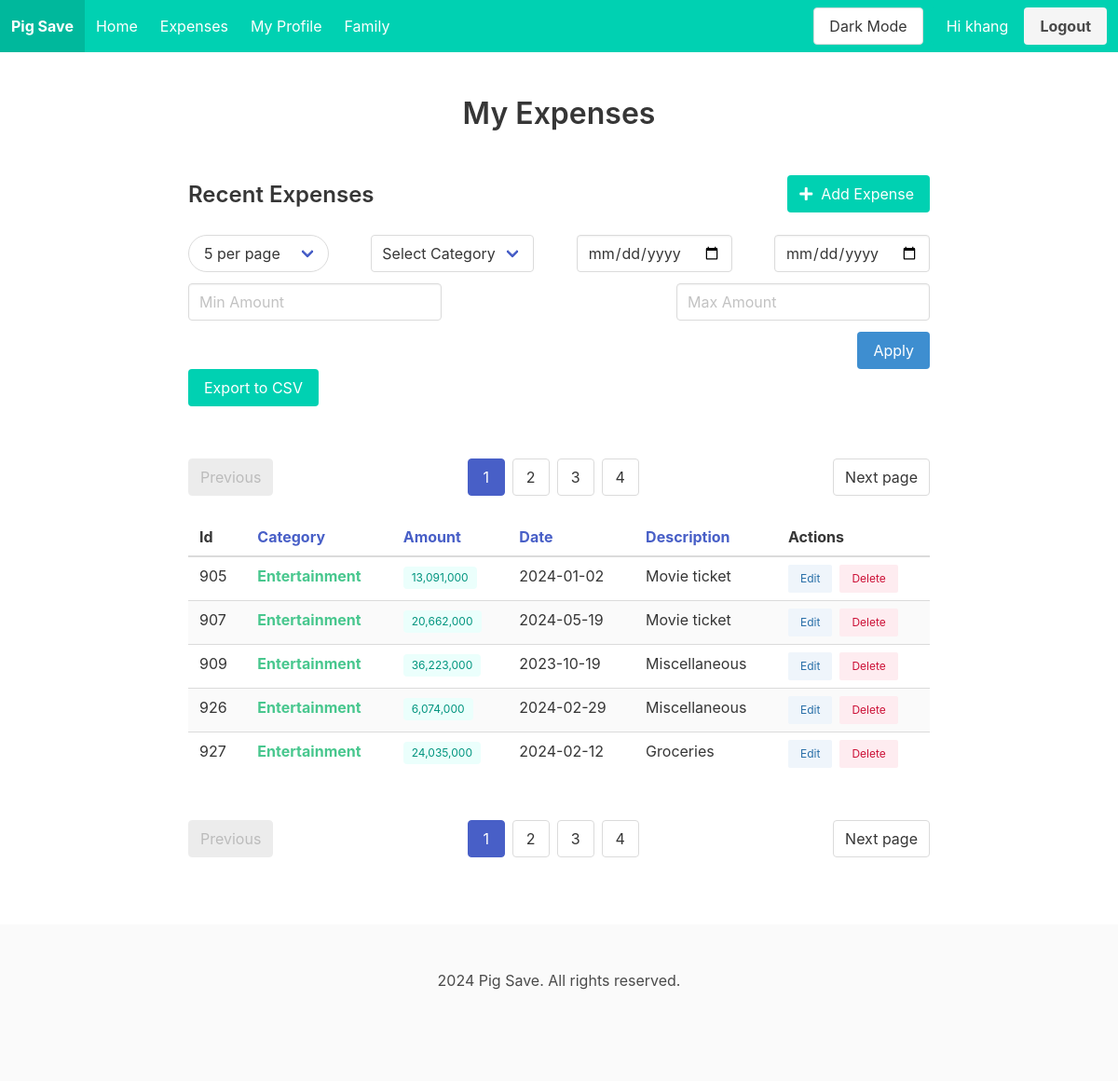
The page /expenses?sort_by=category&sort_order=asc&page=1&size=5 (signed in) on the database its author committed.
### tables this page shows
CREATE TABLE users (
            id INTEGER PRIMARY KEY AUTOINCREMENT,
            username TEXT NOT NULL UNIQUE,
            name TEXT,
            password TEXT NOT NULL
        , language VARCHAR(2), age VARCHAR(3));

CREATE TABLE expenses (
            id INTEGER PRIMARY KEY AUTOINCREMENT,
            user_id INTEGER NOT NULL,
            amount REAL NOT NULL,
            category TEXT,
            description TEXT,
            date TEXT NOT NULL,
           FOREIGN KEY (user_id) REFERENCES users (id)
        );

### routes.py (the view)
@routes.route('/expenses')
@login_required
def expenses():
    user_id = current_user.id
    page = request.args.get('page', 1, type=int)
    size = request.args.get('size', 5, type=int)
    sort_by = request.args.get('sort_by', 'date')
    sort_order = request.args.get('sort_order', 'asc')
    filters = {key: request.args.get(key) for key in ['category', 'start_date', 'end_date', 'min_amount', 'max_amount']}
    expenses, total_expenses = Expense.get_expenses(user_id, page, size, filters, sort_by, sort_order)
    total_pages = math.ceil(total_expenses / size)
    max_pages_displayed = 4
    start_page = max(1, page - 2)
    end_page = min(total_pages, start_page + max_pages_displayed - 1)
    if end_page - start_page < max_pages_displayed - 1:
        start_page = max(1, end_page - max_pages_displayed + 1)
    return render_template('expense/list.html',
                           expenses=expenses,
                           page=page,
                           total_pages=total_pages,
                           end_page=end_page,
                           start_page=start_page,
                           filters=filters,
                           size=size,
                           sort_by=sort_by,
                           sort_order=sort_order)

### main.py (called while the page is built)
@app.before_request
def load_user_language():
    if current_user.is_authenticated:
        conn = sqlite3.connect('pig_save.db')
        cursor = conn.cursor()
        cursor.execute("SELECT language FROM users WHERE id = ?", (current_user.id,))
        result = cursor.fetchone()
        print(f'langauge: {result}')
        if result:
            g.language = result[0]
        else:
            g.language = 'en'

def get_locale():
    language = getattr(g, 'language', 'en')
    return language

@login_manager.user_loader
def load_user(id):
    from models.user import User
    return User.getUser(id)

### models/user.py (called while the page is built)
    def getUser(user_id):
        conn = sqlite3.connect('pig_save.db')
        cursor = conn.cursor()
        cursor.execute('SELECT id, username, name, language, age FROM users WHERE id = ?', (user_id,))
        user = cursor.fetchone()
        conn.close()
        if user:
            return User(user[0], user[1], user[2], user[3], user[4])
        return None

### templates/expense/list.html (shortened to what this page needs)
{% extends "base.html" %}
{% block content %}
<section class="section">
  <div class="container">
    <div class="columns is-centered">
      <div class="column is-10">
        <h1 class="title has-text-centered is-3 mb-6">My Expenses</h1>
        <div class="level">
          <div class="level-left">
            <div class="level-item">
              <h2 class="title is-4">Recent Expenses</h2>
            </div>
          </div>
          <div class="level-right">
            <div class="level-item">
              <button id="openExpenseDialog" class="button is-primary">
                <span class="icon">
                  <i class="fas fa-plus"></i>
                </span>
                <span>Add Expense</span>
              </button>
            </div>
          </div>
        </div>
          <form method="get" action="{{ url_for('main.expenses') }}" class="mb-5 filter-form">
            <div class="field is-grouped is-justify-content-space-between is-grouped-multiline is-flex-wrap-wrap">
                <div class="control">
                    <div class="select is-rounded">
                      <select name="size" id="size" onchange="this.form.submit()">
                        <option value="5" {% if size == 5 %}selected{% endif %}>5 per page</option>
                      </select>
                    </div>
                  </div>
                <div class="control">
                  <div class="select">
                    <select name="category">
                        <option value="">Select Category</option>
                    </select>
                  </div>
                </div>
                <div class="control">
                  <input class="input" type="date" name="start_date" value="{{ filters.start_date }}" placeholder="Start Date">
                </div>
                <div class="control">
                  <input class="input" type="date" name="end_date" value="{{ filters.end_date }}" placeholder="End Date">
                </div>
                <div class="control">
                  <input class="input" type="number" step="10000" name="min_amount" placeholder="Min Amount" value="{{ filters.min_amount }}">
                </div>
                <div class="control">
                  <input class="input" type="number" step="10000" name="max_amount" placeholder="Max Amount" value="{{ filters.max_amount }}">
                </div>
            </div>
            <div class="control is-flex is-justify-content-flex-end">
                <button type="submit" class="button is-info">Apply</button>
            </div>
            <div class="buttons">
              <a class="button is-primary" href="{{ url_for('main.export_expenses_csv') }}">
                  Export to CSV
              </a>
          </div>
            <nav class="pagination is-centered mt-6" role="navigation">
                <a class="pagination-previous" {% if page > 1 %}href="{{ url_for('main.expenses', page=page-1, size=size, sort_order=sort_order, sort_by=sort_by) }}"{% else %}disabled{% endif %}>Previous</a>
                <a class="pagination-next" {% if page < total_pages %}href="{{ url_for('main.expenses', page=page+1, size=size, sort_order=sort_order, sort_by=sort_by) }}"{% else %}disabled{% endif %}>Next page</a>
                <ul class="pagination-list">
                  {% for p in range(start_page, end_page + 1) %}
                    <li>
                      <a class="pagination-link {% if p == page %}is-current{% endif %}" href="{{ url_for('main.expenses', page=p, size=size, sort_order=sort_order, sort_by=sort_by) }}">{{ p }}</a>
                    </li>
                  {% endfor %}
                </ul>
              </nav>
            <div class="table-container">
              <table class="table is-striped is-hoverable is-fullwidth">
                <thead>
                    <tr>
                      <th>
                        Id
                      </th>
                      <th>
                        <a href="{{ url_for('main.expenses', sort_by='category', sort_order='desc' if sort_by == 'category' and sort_order == 'asc' else 'asc', page=page, size=size, **filters) }}">
                          Category
                        </a>
                      </th>
                      <th>
                        <a href="{{ url_for('main.expenses', sort_by='amount', sort_order='desc' if sort_by == 'amount' and sort_order == 'asc' else 'asc', page=page, size=size, **filters) }}">
                          Amount
                        </a>
                      </th>
                      <th>
                        <a href="{{ url_for('main.expenses', sort_by='date', sort_order='desc' if sort_by == 'date' and sort_order == 'asc' else 'asc', page=page, size=size, **filters) }}">
                            Date
                          </a>
                      </th>
                      <th>
                        <a href="{{ url_for('main.expenses', sort_by='description', sort_order='desc' if sort_by == 'description' and sort_order == 'asc' else 'asc', page=page, size=size, **filters) }}">
                          Description
                        </a>
                      </th>
                      <th>Actions</th>
                    </tr>
                  </thead>
                {% if expenses %}
                <tbody>
                  {% for expense in expenses %}
                    <tr>
                      <td>{{ expense[0] }}</td>
                      <td>
                        <strong class="has-text-success">{{ expense[3] }}</strong>
                      </td>
                      <td>
                        <span class="tag is-primary is-light">{{ '{:,.0f}'.format(expense[2]) }}</span>
                      </td>
                      <td>{{ expense[5] }}</td>
                      <td>{{ expense[4] }}</td>
                      <td>
                        <div class="buttons are-small">
                            <button type="button" class="button is-info is-light" onclick="editExpense('{{ expense[0] }}', '{{ expense[4] }}', '{{ expense[3] }}', '{{ expense[5] }}', '{{ expense[2] }}')">Edit</button>
                            <button type="button" class="button is-danger is-light" onclick="deleteExpense('{{ expense[0] }}')">Delete</button>
                        </div>
                      </td>
                    </tr>
                  {% endfor %}
                  {% else %}
                  <td colspan="5" class="has-text-centered is-centered is-size-4 is-bold">No records</td>
                </div>
            {% endif %}
                </tbody>
              </table>
            </div>
            <nav class="pagination is-centered mt-6" role="navigation" >
              <a class="pagination-previous" {% if page > 1 %}href="{{ url_for('main.expenses', page=page-1, size=size, sort_order=sort_order, sort_by=sort_by) }}"{% else %}disabled{% endif %}>Previous</a>
              <a class="pagination-next" {% if page < total_pages %}href="{{ url_for('main.expenses', page=page+1, size=size, sort_order=sort_order, sort_by=sort_by) }}"{% else %}disabled{% endif %}>Next page</a>
              <ul class="pagination-list">
                {% for p in range(start_page, end_page + 1) %}
                  <li>
                    <a class="pagination-link {% if p == page %}is-current{% endif %}" href="{{ url_for('main.expenses', page=p, size=size, sort_order=sort_order, sort_by=sort_by) }}">{{ p }}</a>
                  </li>
                {% endfor %}
              </ul>
            </nav>
      </div>
    </div>
  </div>
</section>
{% endblock %}

### templates/base.html (shortened to what this page needs)
<!DOCTYPE html>
<html lang="en">
  <head>
    <link
      rel="stylesheet"
      href="https://cdn.jsdelivr.net/npm/bulma@0.9.3/css/bulma.min.css"
    />
    <link
      rel="stylesheet"
      href="https://cdnjs.cloudflare.com/ajax/libs/font-awesome/5.15.3/css/all.min.css"
    />
    <link rel="stylesheet" href="static/css/darkmode.css">
  </head>
  <body>
    <nav
      class="navbar is-primary"
      role="navigation"
    >
      <div class="navbar-brand">
        <a class="navbar-item" href="{{ url_for('main.dashboard') }}">
          <strong>Pig Save</strong>
        </a>
      </div>
      <div id="navbarBasicExample" class="navbar-menu">
        <div class="navbar-start">
          <a class="navbar-item" href="{{ url_for('main.dashboard') }}">
            {{_('Home')}}
          </a>
          <a class="navbar-item" href="{{ url_for('main.expenses') }}">
            {{_('Expenses')}}
          </a>
          <a class="navbar-item" href="{{ url_for('main.profile') }}">
            {{_('My Profile')}}
          </a>
          <a class="navbar-item" href="{{ url_for('main.family') }}">
            {{_('Family')}}
          </a>
        </div>
        {% if current_user.is_authenticated %}
        <div class="navbar-end">
          <div class="navbar-item">
            <div class="buttons">
              <button id="theme-toggle" class="button">Dark Mode</button>
              <a href="{{ url_for('main.profile') }}">
                <span class="button is-primary">
                  Hi {{ current_user.username }}
                </span>
              </a>
              <a class="button is-light" href="{{ url_for('main.logout') }}">
                <strong>{{_('Logout')}}</strong>
              </a>
            </div>
          </div>
        </div>
        {% endif %}
      </div>
    </nav>
    <main>{% block content %} {% endblock %}</main>
    <footer class="footer">
      <div class="content has-text-centered">
        <p>2024 Pig Save. All rights reserved.</p>
      </div>
    </footer>
  </body>
</html>

### templates/base.html (style rules this page uses)
.filter-form .control { margin-right: 0 !important; margin-left: 0; }

### rows shown on the page
users: username "khang"
expenses: id "905", category "Entertainment", amount "13,091,000", date "2024-01-02", description "Movie ticket"
expenses: id "907", category "Entertainment", amount "20,662,000", date "2024-05-19", description "Movie ticket"
expenses: id "909", category "Entertainment", amount "36,223,000", date "2023-10-19", description "Miscellaneous"
expenses: id "926", category "Entertainment", amount "6,074,000", date "2024-02-29", description "Miscellaneous"
expenses: id "927", category "Entertainment", amount "24,035,000", date "2024-02-12", description "Groceries"

### other values the page prints
{{ p }} "1" "2" "3" "4"
